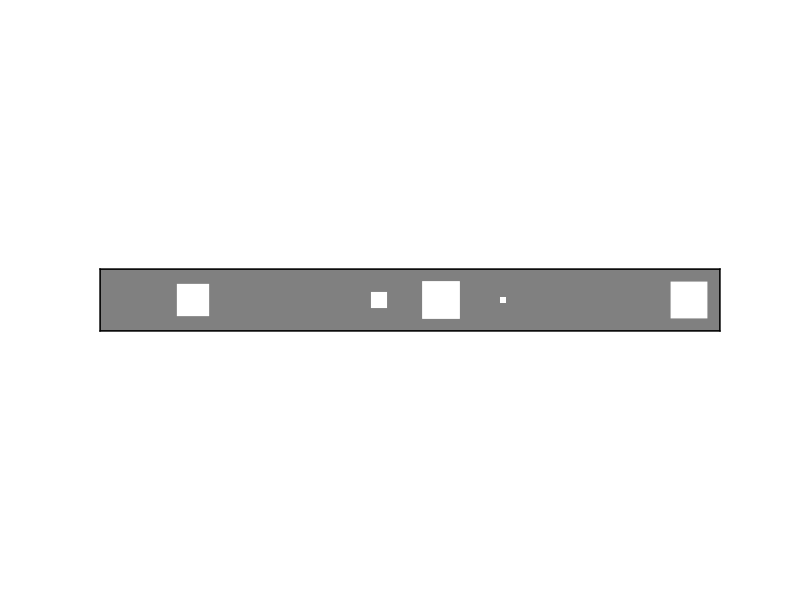

Write the Python code that produced this figure.
import numpy
numpy.random.seed(1)
p0 = [0.1, 0.9, 0.1, 0.9, 0.1, 0.9, 0.1, 0.9, 0.1, 0.9]
p1 = [0.1, 0.1, 0.1, 0.1, 0.1, 0.9, 0.9, 0.9, 0.9, 0.9]
p2 = [0.9, 0.9, 0.9, 0.9, 0.9, 0.1, 0.1, 0.1, 0.1, 0.1]
import numpy as np
p = np.array([p0, p1, p2])
from bayespy.utils import random
z = random.categorical([1/3, 1/3, 1/3], size=100)
x = random.bernoulli(p[z])
N = 100
D = 10
K = 10
from bayespy.nodes import Categorical, Dirichlet
R = Dirichlet(K*[1e-5],
              name='R')
Z = Categorical(R,
                plates=(N,1),
                name='Z')
from bayespy.nodes import Beta
P = Beta([0.5, 0.5],
         plates=(D,K),
         name='P')
from bayespy.nodes import Mixture, Bernoulli
X = Mixture(Z, Bernoulli, P)
from bayespy.inference import VB
Q = VB(Z, R, X, P)
P.initialize_from_random()
X.observe(x)
Q.update(repeat=1000)
import bayespy.plot as bpplt
bpplt.hinton(R)
bpplt.pyplot.show()
